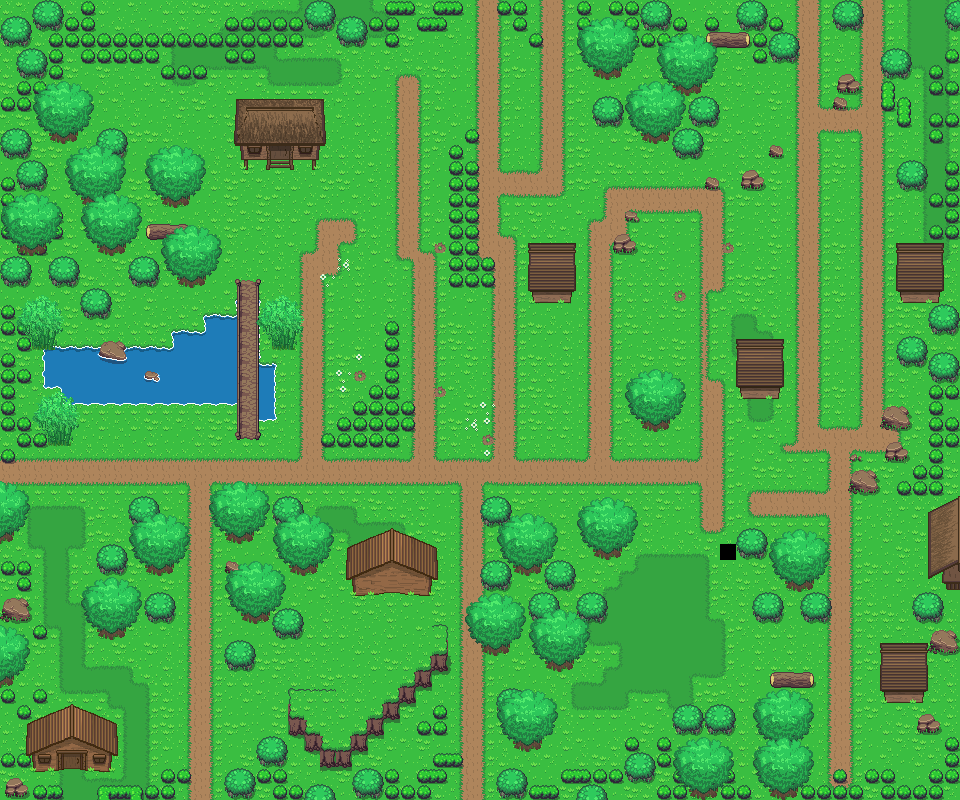

This is a level from a 2D game, rendered from its Tiled map with the project's own tilesets. A one-line summary and the map file follow, with tile-layer data summarised:
An orthogonal 60x50 tile map with 16x16 px tiles, 10 tile layers (Base, endblocks, Cliff, Objects 1, ...), 2 tilesets.

<map version="1.0" tiledversion="1.0.2" orientation="orthogonal" renderorder="left-down" width="60" height="50" tilewidth="16" tileheight="16" nextobjectid="1">
 <tileset firstgid="1" source="../Tileset/Overworld.tsx" />
 <tileset firstgid="1729" source="../Tileset/Building.tsx" />
 <layer name="Base" width="60" height="50">
  <data>[3000 cells, 2999 non-empty, 45 distinct tile ids]</data>
 </layer>
 <layer name="endblocks" width="60" height="50">
  <data>[3000 cells, 280 non-empty, 40 distinct tile ids]</data>
 </layer>
 <layer name="Cliff" width="60" height="50">
  <data>[3000 cells, 36 non-empty, 11 distinct tile ids]</data>
 </layer>
 <layer name="Objects 1" width="60" height="50">
  <data>[3000 cells, 135 non-empty, 33 distinct tile ids]</data>
 </layer>
 <layer name="Plants 1" width="60" height="50">
  <data>[3000 cells, 112 non-empty, 10 distinct tile ids]</data>
 </layer>
 <layer name="Buildings 1" width="60" height="50">
  <data>[3000 cells, 120 non-empty, 93 distinct tile ids]</data>
 </layer>
 <layer name="Buildings 2" width="60" height="50">
  <data>[3000 cells, 0 non-empty, 0 distinct tile ids]</data>
 </layer>
 <layer name="Objects 2" width="60" height="50">
  <data>[3000 cells, 0 non-empty, 0 distinct tile ids]</data>
 </layer>
 <layer name="Plants 2" width="60" height="50">
  <data>[3000 cells, 95 non-empty, 5 distinct tile ids]</data>
 </layer>
 <layer name="Above Player" width="60" height="50">
  <properties>
   <property name="unity:sortingLayerName" value="AbovePlayer" />
  </properties>
  <data>[3000 cells, 383 non-empty, 36 distinct tile ids]</data>
 </layer>
</map>
